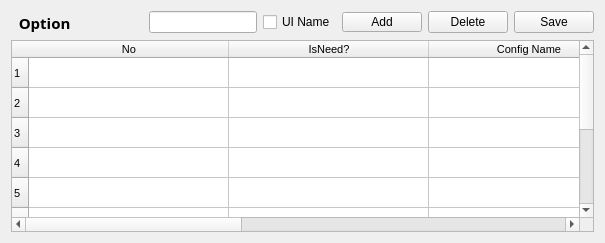
       <widget class="QWidget" name="layoutWidget_3">
        <layout class="QVBoxLayout" name="verticalLayout_5">
         <item>
          <layout class="QHBoxLayout" name="horizontalLayout_9">
           <item>
            <widget class="QLabel" name="label_option">
             <property name="maximumSize">
              <size>
               <width>1000</width>
               <height>16777215</height>
              </size>
             </property>
             <property name="palette">
              <palette>
               <active>
                <colorrole role="WindowText">
                 <brush brushstyle="SolidPattern">
                  <color alpha="255">
                   <red>0</red>
                   <green>0</green>
                   <blue>0</blue>
                  </color>
                 </brush>
                </colorrole>
                <colorrole role="Button">
                 <brush brushstyle="SolidPattern">
                  <color alpha="255">
                   <red>170</red>
                   <green>255</green>
                   <blue>0</blue>
                  </color>
                 </brush>
                </colorrole>
                <colorrole role="Light">
                 <brush brushstyle="SolidPattern">
                  <color alpha="255">
                   <red>213</red>
                   <green>255</green>
                   <blue>127</blue>
                  </color>
                 </brush>
                </colorrole>
                <colorrole role="Midlight">
                 <brush brushstyle="SolidPattern">
                  <color alpha="255">
                   <red>191</red>
                   <green>255</green>
                   <blue>63</blue>
                  </color>
                 </brush>
                </colorrole>
                <colorrole role="Dark">
                 <brush brushstyle="SolidPattern">
                  <color alpha="255">
                   <red>85</red>
                   <green>127</green>
                   <blue>0</blue>
                  </color>
                 </brush>
                </colorrole>
                <colorrole role="Mid">
                 <brush brushstyle="SolidPattern">
                  <color alpha="255">
                   <red>113</red>
                   <green>170</green>
                   <blue>0</blue>
                  </color>
                 </brush>
                </colorrole>
                <colorrole role="Text">
                 <brush brushstyle="SolidPattern">
                  <color alpha="255">
                   <red>0</red>
                   <green>0</green>
                   <blue>0</blue>
                  </color>
                 </brush>
                </colorrole>
                <colorrole role="BrightText">
                 <brush brushstyle="SolidPattern">
                  <color alpha="255">
                   <red>255</red>
                   <green>255</green>
                   <blue>255</blue>
                  </color>
                 </brush>
                </colorrole>
                <colorrole role="ButtonText">
                 <brush brushstyle="SolidPattern">
                  <color alpha="255">
                   <red>0</red>
                   <green>0</green>
                   <blue>0</blue>
                  </color>
                 </brush>
                </colorrole>
                <colorrole role="Base">
                 <brush brushstyle="SolidPattern">
                  <color alpha="255">
                   <red>255</red>
                   <green>255</green>
                   <blue>255</blue>
                  </color>
                 </brush>
                </colorrole>
                <colorrole role="Window">
                 <brush brushstyle="SolidPattern">
                  <color alpha="255">
                   <red>170</red>
                   <green>255</green>
                   <blue>0</blue>
                  </color>
                 </brush>
                </colorrole>
                <colorrole role="Shadow">
                 <brush brushstyle="SolidPattern">
                  <color alpha="255">
                   <red>0</red>
                   <green>0</green>
                   <blue>0</blue>
                  </color>
                 </brush>
                </colorrole>
                <colorrole role="AlternateBase">
                 <brush brushstyle="SolidPattern">
                  <color alpha="255">
                   <red>212</red>
                   <green>255</green>
                   <blue>127</blue>
                  </color>
                 </brush>
                </colorrole>
                <colorrole role="ToolTipBase">
                 <brush brushstyle="SolidPattern">
                  <color alpha="255">
                   <red>255</red>
                   <green>255</green>
                   <blue>220</blue>
                  </color>
                 </brush>
                </colorrole>
                <colorrole role="ToolTipText">
                 <brush brushstyle="SolidPattern">
                  <color alpha="255">
                   <red>0</red>
                   <green>0</green>
                   <blue>0</blue>
                  </color>
                 </brush>
                </colorrole>
                <colorrole role="PlaceholderText">
                 <brush brushstyle="NoBrush">
                  <color alpha="128">
                   <red>0</red>
                   <green>0</green>
                   <blue>0</blue>
                  </color>
                 </brush>
                </colorrole>
               </active>
               <inactive>
                <colorrole role="WindowText">
                 <brush brushstyle="SolidPattern">
                  <color alpha="255">
                   <red>0</red>
                   <green>0</green>
                   <blue>0</blue>
                  </color>
                 </brush>
                </colorrole>
                <colorrole role="Button">
                 <brush brushstyle="SolidPattern">
                  <color alpha="255">
                   <red>170</red>
                   <green>255</green>
                   <blue>0</blue>
                  </color>
                 </brush>
                </colorrole>
                <colorrole role="Light">
                 <brush brushstyle="SolidPattern">
                  <color alpha="255">
                   <red>213</red>
                   <green>255</green>
                   <blue>127</blue>
                  </color>
                 </brush>
                </colorrole>
                <colorrole role="Midlight">
                 <brush brushstyle="SolidPattern">
                  <color alpha="255">
                   <red>191</red>
                   <green>255</green>
                   <blue>63</blue>
                  </color>
                 </brush>
                </colorrole>
                <colorrole role="Dark">
                 <brush brushstyle="SolidPattern">
                  <color alpha="255">
                   <red>85</red>
                   <green>127</green>
                   <blue>0</blue>
                  </color>
                 </brush>
                </colorrole>
                <colorrole role="Mid">
                 <brush brushstyle="SolidPattern">
                  <color alpha="255">
                   <red>113</red>
                   <green>170</green>
                   <blue>0</blue>
                  </color>
                 </brush>
                </colorrole>
                <colorrole role="Text">
                 <brush brushstyle="SolidPattern">
                  <color alpha="255">
                   <red>0</red>
                   <green>0</green>
                   <blue>0</blue>
                  </color>
                 </brush>
                </colorrole>
                <colorrole role="BrightText">
                 <brush brushstyle="SolidPattern">
                  <color alpha="255">
                   <red>255</red>
                   <green>255</green>
                   <blue>255</blue>
                  </color>
                 </brush>
                </colorrole>
                <colorrole role="ButtonText">
                 <brush brushstyle="SolidPattern">
                  <color alpha="255">
                   <red>0</red>
                   <green>0</green>
                   <blue>0</blue>
                  </color>
                 </brush>
                </colorrole>
                <colorrole role="Base">
                 <brush brushstyle="SolidPattern">
                  <color alpha="255">
                   <red>255</red>
                   <green>255</green>
                   <blue>255</blue>
                  </color>
                 </brush>
                </colorrole>
                <colorrole role="Window">
                 <brush brushstyle="SolidPattern">
                  <color alpha="255">
                   <red>170</red>
                   <green>255</green>
                   <blue>0</blue>
                  </color>
                 </brush>
                </colorrole>
                <colorrole role="Shadow">
                 <brush brushstyle="SolidPattern">
                  <color alpha="255">
                   <red>0</red>
                   <green>0</green>
                   <blue>0</blue>
                  </color>
                 </brush>
                </colorrole>
                <colorrole role="AlternateBase">
                 <brush brushstyle="SolidPattern">
                  <color alpha="255">
                   <red>212</red>
                   <green>255</green>
                   <blue>127</blue>
                  </color>
                 </brush>
                </colorrole>
                <colorrole role="ToolTipBase">
                 <brush brushstyle="SolidPattern">
                  <color alpha="255">
                   <red>255</red>
                   <green>255</green>
                   <blue>220</blue>
                  </color>
                 </brush>
                </colorrole>
                <colorrole role="ToolTipText">
                 <brush brushstyle="SolidPattern">
                  <color alpha="255">
                   <red>0</red>
                   <green>0</green>
                   <blue>0</blue>
                  </color>
                 </brush>
                </colorrole>
                <colorrole role="PlaceholderText">
                 <brush brushstyle="NoBrush">
                  <color alpha="128">
                   <red>0</red>
                   <green>0</green>
                   <blue>0</blue>
                  </color>
                 </brush>
                </colorrole>
               </inactive>
               <disabled>
                <colorrole role="WindowText">
                 <brush brushstyle="SolidPattern">
                  <color alpha="255">
                   <red>85</red>
                   <green>127</green>
                   <blue>0</blue>
                  </color>
                 </brush>
                </colorrole>
                <colorrole role="Button">
                 <brush brushstyle="SolidPattern">
                  <color alpha="255">
                   <red>170</red>
                   <green>255</green>
                   <blue>0</blue>
                  </color>
                 </brush>
                </colorrole>
                <colorrole role="Light">
                 <brush brushstyle="SolidPattern">
                  <color alpha="255">
                   <red>213</red>
                   <green>255</green>
                   <blue>127</blue>
                  </color>
                 </brush>
                </colorrole>
                <colorrole role="Midlight">
                 <brush brushstyle="SolidPattern">
                  <color alpha="255">
                   <red>191</red>
                   <green>255</green>
                   <blue>63</blue>
                  </color>
                 </brush>
                </colorrole>
                <colorrole role="Dark">
                 <brush brushstyle="SolidPattern">
                  <color alpha="255">
                   <red>85</red>
                   <green>127</green>
                   <blue>0</blue>
                  </color>
                 </brush>
                </colorrole>
                <colorrole role="Mid">
                 <brush brushstyle="SolidPattern">
                  <color alpha="255">
                   <red>113</red>
                   <green>170</green>
                   <blue>0</blue>
                  </color>
                 </brush>
                </colorrole>
                <colorrole role="Text">
                 <brush brushstyle="SolidPattern">
                  <color alpha="255">
                   <red>85</red>
                   <green>127</green>
                   <blue>0</blue>
                  </color>
                 </brush>
                </colorrole>
                <colorrole role="BrightText">
                 <brush brushstyle="SolidPattern">
                  <color alpha="255">
                   <red>255</red>
                   <green>255</green>
                   <blue>255</blue>
                  </color>
                 </brush>
                </colorrole>
                <colorrole role="ButtonText">
                 <brush brushstyle="SolidPattern">
                  <color alpha="255">
                   <red>85</red>
                   <green>127</green>
                   <blue>0</blue>
                  </color>
                 </brush>
                </colorrole>
                <colorrole role="Base">
                 <brush brushstyle="SolidPattern">
                  <color alpha="255">
                   <red>170</red>
                   <green>255</green>
                   <blue>0</blue>
                  </color>
                 </brush>
                </colorrole>
                <colorrole role="Window">
                 <brush brushstyle="SolidPattern">
                  <color alpha="255">
                   <red>170</red>
                   <green>255</green>
                   <blue>0</blue>
                  </color>
                 </brush>
                </colorrole>
                <colorrole role="Shadow">
                 <brush brushstyle="SolidPattern">
                  <color alpha="255">
                   <red>0</red>
                   <green>0</green>
                   <blue>0</blue>
                  </color>
                 </brush>
                </colorrole>
                <colorrole role="AlternateBase">
                 <brush brushstyle="SolidPattern">
                  <color alpha="255">
                   <red>170</red>
                   <green>255</green>
                   <blue>0</blue>
                  </color>
                 </brush>
                </colorrole>
                <colorrole role="ToolTipBase">
                 <brush brushstyle="SolidPattern">
                  <color alpha="255">
                   <red>255</red>
                   <green>255</green>
                   <blue>220</blue>
                  </color>
                 </brush>
                </colorrole>
                <colorrole role="ToolTipText">
                 <brush brushstyle="SolidPattern">
                  <color alpha="255">
                   <red>0</red>
                   <green>0</green>
                   <blue>0</blue>
                  </color>
                 </brush>
                </colorrole>
                <colorrole role="PlaceholderText">
                 <brush brushstyle="NoBrush">
                  <color alpha="128">
                   <red>0</red>
                   <green>0</green>
                   <blue>0</blue>
                  </color>
                 </brush>
                </colorrole>
               </disabled>
              </palette>
             </property>
             <property name="font">
              <font>
               <family>Segoe Print</family>
               <pointsize>11</pointsize>
               <weight>75</weight>
               <italic>false</italic>
               <bold>true</bold>
               <underline>false</underline>
               <stylestrategy>PreferDefault</stylestrategy>
               <kerning>true</kerning>
              </font>
             </property>
             <property name="autoFillBackground">
              <bool>false</bool>
             </property>
             <property name="text">
              <string>  Option          </string>
             </property>
            </widget>
           </item>
           <item>
            <spacer name="horizontalSpacer_3">
             <property name="orientation">
              <enum>Qt::Horizontal</enum>
             </property>
             <property name="sizeHint" stdset="0">
              <size>
               <width>33</width>
               <height>23</height>
              </size>
             </property>
            </spacer>
           </item>
           <item>
            <widget class="QLineEdit" name="edit_search">
             <property name="minimumSize">
              <size>
               <width>0</width>
               <height>0</height>
              </size>
             </property>
             <property name="maximumSize">
              <size>
               <width>250</width>
               <height>16777215</height>
              </size>
             </property>
            </widget>
           </item>
           <item>
            <widget class="QCheckBox" name="ckb_ui_name">
             <property name="text">
              <string>UI Name</string>
             </property>
            </widget>
           </item>
           <item>
            <layout class="QHBoxLayout" name="horizontalLayout_10">
             <item>
              <widget class="QPushButton" name="btn_add_option">
               <property name="maximumSize">
                <size>
                 <width>500</width>
                 <height>20</height>
                </size>
               </property>
               <property name="text">
                <string>Add</string>
               </property>
              </widget>
             </item>
             <item>
              <widget class="QPushButton" name="btn_delete_option">
               <property name="text">
                <string>Delete</string>
               </property>
              </widget>
             </item>
             <item>
              <widget class="QPushButton" name="btn_save_option">
               <property name="text">
                <string>Save</string>
               </property>
              </widget>
             </item>
            </layout>
           </item>
          </layout>
         </item>
         <item>
          <widget class="QTableWidget" name="table_option">
           <property name="font">
            <font>
             <pointsize>8</pointsize>
            </font>
           </property>
           <property name="rowCount">
            <number>10</number>
           </property>
           <property name="columnCount">
            <number>5</number>
           </property>
           <attribute name="horizontalHeaderDefaultSectionSize">
            <number>200</number>
           </attribute>
           <row/>
           <row/>
           <row/>
           <row/>
           <row/>
           <row/>
           <row/>
           <row/>
           <row/>
           <row/>
           <column>
            <property name="text">
             <string>No</string>
            </property>
           </column>
           <column>
            <property name="text">
             <string>IsNeed?</string>
            </property>
           </column>
           <column>
            <property name="text">
             <string>Config Name</string>
            </property>
           </column>
           <column>
            <property name="text">
             <string>UI Name</string>
            </property>
           </column>
           <column>
            <property name="text">
             <string>Model</string>
            </property>
           </column>
          </widget>
         </item>
        </layout>
       </widget>
